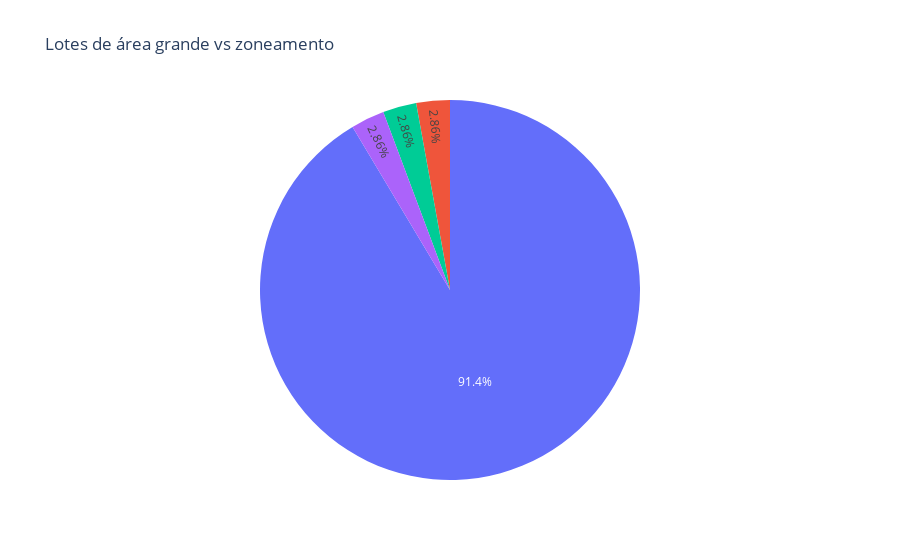

Notebook code for this chart:
### Markdown cell above
É interessante notar que há lotes bem grandes que são bem baratos. Conforme esperado, a maioria está em áreas suburbanas, de menor população e talvez ainda não desenvolvidas:

### Code cell
large_lot_df = df[df['Lot Area'] > 30_000]
count = large_lot_df['MS Zoning'].value_counts()

fig = px.pie(
    title='Lotes de área grande vs zoneamento',
    names=count.index,
    values=count.values,
)
fig.update_layout(showlegend=False)
fig.show()

### Figure 1 — Plotly figure (JSON) as saved in the notebook; plotly's stock layout.template omitted (floating-point values rounded to 4 significant figures)
{"data": [{"domain": {"x": [0, 1], "y": [0, 1]}, "hovertemplate": "label=%{label}<br>value=%{value}<extra></extra>", "labels": ["RL", "I (all)", "RM", "A (agr)"], "legendgroup": "", "name": "", "showlegend": true, "type": "pie", "values": [32, 1, 1, 1]}], "layout": {"autosize": true, "legend": {"tracegroupgap": 0}, "showlegend": false, "title": {"text": "Lotes de área grande vs zoneamento"}}}
